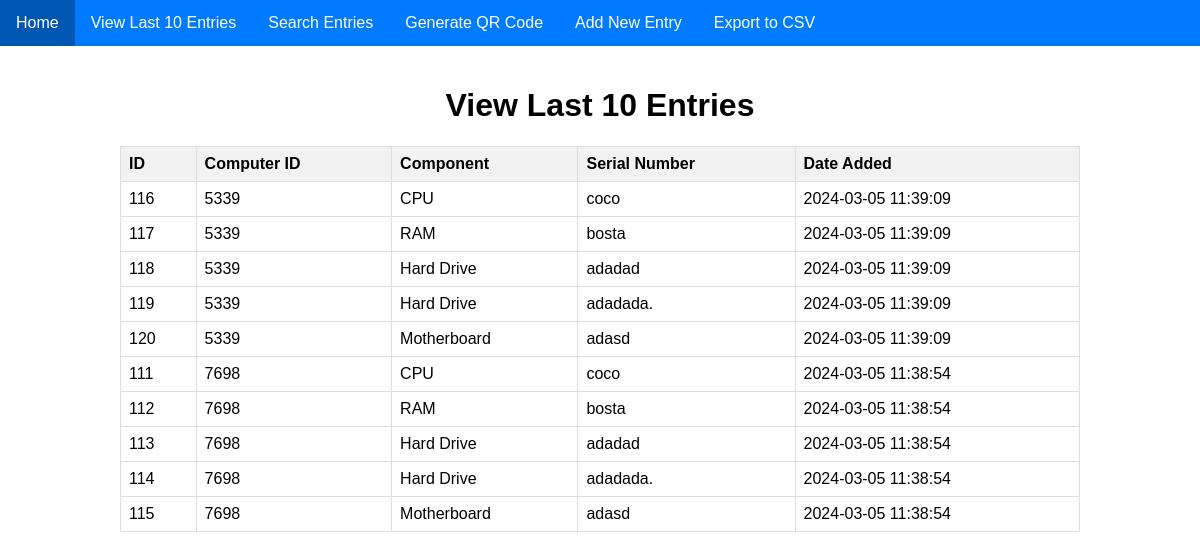
Before: /view_entries with the older database file.
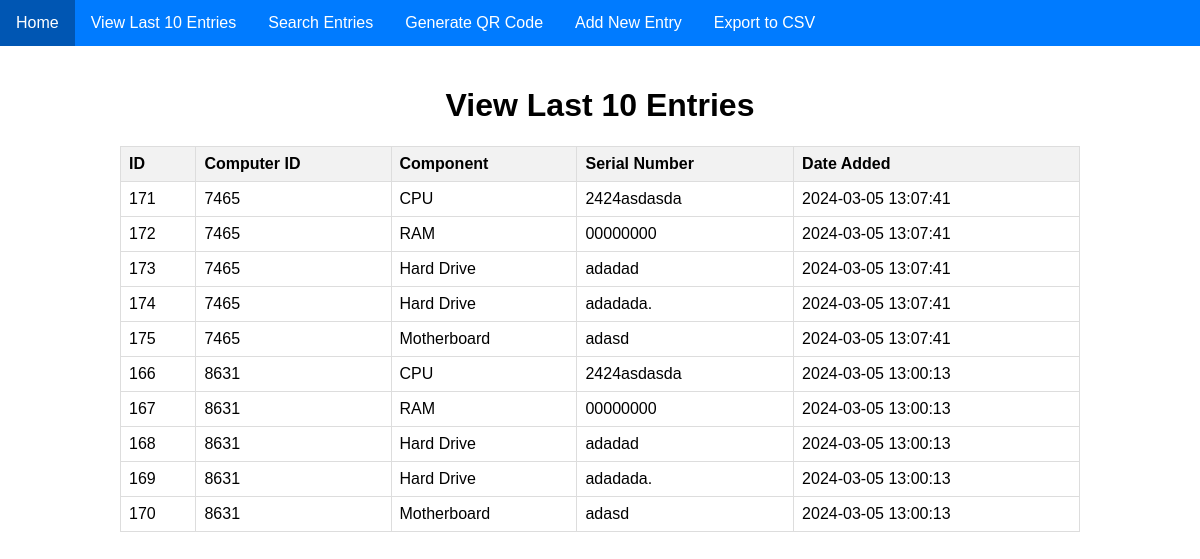
After: the same page with the newer database file.
### tables this page shows
CREATE TABLE computers (
            id INTEGER PRIMARY KEY AUTOINCREMENT,
            computer_id TEXT,
            component TEXT,
            serial_number TEXT,
            date_added TEXT
        );

### Web.py (the view)
@app.route('/view_entries')
def view_entries():
    entries = get_last_10_entries()
    return render_template('view_entries.html', entries=entries)

### Web.py (called while the page is built)
def get_last_10_entries():
    conn = sqlite3.connect("computers.db")
    cursor = conn.cursor()
    cursor.execute('''
        SELECT * FROM computers
        ORDER BY date_added DESC
        LIMIT 10
    ''')
    entries = cursor.fetchall()
    conn.close()
    return entries

### templates/view_entries.html (shortened to what this page needs)
<!DOCTYPE html>
<html lang="en">
<head>
    <link rel="stylesheet" href="{{ url_for('static', filename='style.css') }}">
</head>
<body>
    <nav>
        <ul>
            <li><a href="{{ url_for('index') }}">Home</a></li>
            <li><a href="{{ url_for('view_entries') }}">View Last 10 Entries</a></li>
            <li><a href="{{ url_for('search') }}">Search Entries</a></li>
            <li><a href="{{ url_for('generate_qr') }}">Generate QR Code</a></li>
            <li><a href="{{ url_for('add_entry') }}">Add New Entry</a></li>
            <li><a href="{{ url_for('export_csv') }}">Export to CSV</a></li>
        </ul>
    </nav>
    <div class="container">
        <h1>View Last 10 Entries</h1>
        <table>
            <thead>
                <tr>
                    <th>ID</th>
                    <th>Computer ID</th>
                    <th>Component</th>
                    <th>Serial Number</th>
                    <th>Date Added</th>
                </tr>
            </thead>
            <tbody>
                {% for entry in entries %}
                <tr>
                    <td>{{ entry[0] }}</td>
                    <td>{{ entry[1] }}</td>
                    <td>{{ entry[2] }}</td>
                    <td>{{ entry[3] }}</td>
                    <td>{{ entry[4] }}</td>
                </tr>
                {% endfor %}
            </tbody>
        </table>
    </div>
</body>
</html>

### static/style.css (style rules this page uses)
body { font-family: Arial, sans-serif; margin: 0; padding: 0; }
nav { background-color: #007bff; }
nav ul { list-style-type: none; padding: 0; margin: 0; overflow: hidden; }
nav ul li { float: left; }
nav ul li a { display: block; color: white; text-align: center; padding: 14px 16px; text-decoration: none; }
.container { width: 80%; margin: auto; padding: 20px; }
h1 { text-align: center; }
table { width: 100%; border-collapse: collapse; margin-top: 20px; }
th, td { border: 1px solid #dddddd; text-align: left; padding: 8px; }
th { background-color: #f2f2f2; }

Changed rows visible on the page:
removed computers: id "116", computer "5339", component "CPU", serial_number "coco", date_added "2024-03-05 11:39:09"
removed computers: id "117", computer "5339", component "RAM", serial_number "bosta", date_added "2024-03-05 11:39:09"
removed computers: id "118", computer "5339", component "Hard Drive", serial_number "adadad", date_added "2024-03-05 11:39:09"
removed computers: id "119", computer "5339", component "Hard Drive", serial_number "adadada.", date_added "2024-03-05 11:39:09"
removed computers: id "120", computer "5339", component "Motherboard", serial_number "adasd", date_added "2024-03-05 11:39:09"
removed computers: id "111", computer "7698", component "CPU", serial_number "coco", date_added "2024-03-05 11:38:54"
removed computers: id "112", computer "7698", component "RAM", serial_number "bosta", date_added "2024-03-05 11:38:54"
removed computers: id "113", computer "7698", component "Hard Drive", serial_number "adadad", date_added "2024-03-05 11:38:54"
removed computers: id "114", computer "7698", component "Hard Drive", serial_number "adadada.", date_added "2024-03-05 11:38:54"
removed computers: id "115", computer "7698", component "Motherboard", serial_number "adasd", date_added "2024-03-05 11:38:54"
added computers: id "171", computer "7465", component "CPU", serial_number "2424asdasda", date_added "2024-03-05 13:07:41"
added computers: id "172", computer "7465", component "RAM", serial_number "00000000", date_added "2024-03-05 13:07:41"
added computers: id "173", computer "7465", component "Hard Drive", serial_number "adadad", date_added "2024-03-05 13:07:41"
added computers: id "174", computer "7465", component "Hard Drive", serial_number "adadada.", date_added "2024-03-05 13:07:41"
added computers: id "175", computer "7465", component "Motherboard", serial_number "adasd", date_added "2024-03-05 13:07:41"
added computers: id "166", computer "8631", component "CPU", serial_number "2424asdasda", date_added "2024-03-05 13:00:13"
added computers: id "167", computer "8631", component "RAM", serial_number "00000000", date_added "2024-03-05 13:00:13"
added computers: id "168", computer "8631", component "Hard Drive", serial_number "adadad", date_added "2024-03-05 13:00:13"
added computers: id "169", computer "8631", component "Hard Drive", serial_number "adadada.", date_added "2024-03-05 13:00:13"
added computers: id "170", computer "8631", component "Motherboard", serial_number "adasd", date_added "2024-03-05 13:00:13"
